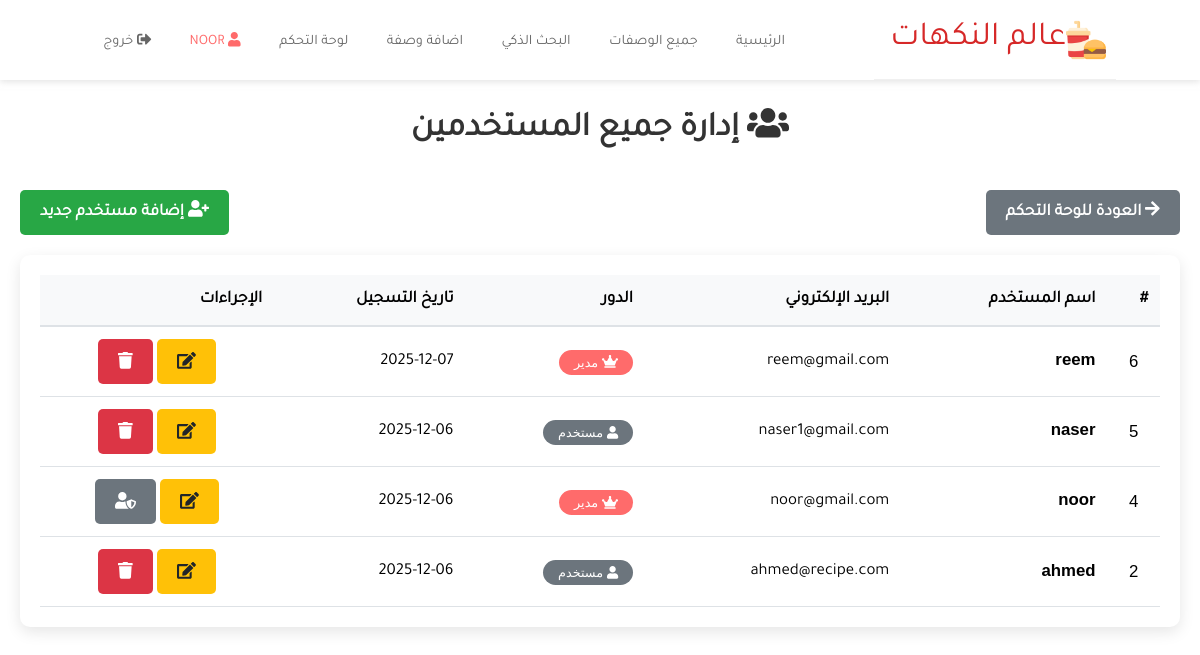
/admin/manage-users.php (signed in), run on the app's committed database.
### tables this page shows
CREATE TABLE `users` (
  `id` int(11) NOT NULL,
  `username` varchar(50) NOT NULL,
  `email` varchar(100) DEFAULT NULL,
  `password` varchar(255) NOT NULL,
  `is_admin` tinyint(1) DEFAULT 0,
  `created_at` timestamp NOT NULL DEFAULT current_timestamp()
);

### admin/manage-users.php (the view, shortened to what this page needs)
<?php
require_once '../includes/config.php';
require_once 'header.php';
try {
    $stmt = $pdo->query("SELECT * FROM users ORDER BY created_at DESC");
    $users = $stmt->fetchAll();
} catch(PDOException $e) {
    die("خطأ في قاعدة البيانات: " . $e->getMessage());
}
?>
<div class="manage-users" style="direction: rtl; padding: 20px;">
    <h1 style="text-align: center; margin-bottom: 30px; color: #333;font-family: 'Tajawal',sans-serif;">
        <i class="fas fa-users"></i> إدارة جميع المستخدمين
    </h1>
    <div style="display: flex; justify-content: space-between; align-items: center; margin-bottom: 20px;">
        <a href="dashboard.php" class="btn btn-secondary" style="font-family: 'Tajawal',sans-serif;">
            <i class="fas fa-arrow-right"></i> العودة للوحة التحكم
        </a>
        <a href="add-user.php" class="btn btn-success" style="font-family: 'Tajawal',sans-serif;">
            <i class="fas fa-user-plus"></i> إضافة مستخدم جديد
        </a>
    </div>
    <div style="background: white; padding: 20px; border-radius: 10px; box-shadow: 0 5px 15px rgba(0,0,0,0.1); overflow-x: auto;">
        <?php if(count($users) > 0): ?>
        <table style="width: 100%; border-collapse: collapse;">
            <thead>
                <tr style="background: #f8f9fa;">
                    <th style="padding: 12px; border-bottom: 2px solid #dee2e6; text-align: right;font-family: 'Tajawal',sans-serif;">#</th>
                    <th style="padding: 12px; border-bottom: 2px solid #dee2e6; text-align: right;font-family: 'Tajawal',sans-serif;">اسم المستخدم</th>
                    <th style="padding: 12px; border-bottom: 2px solid #dee2e6; text-align: right;font-family: 'Tajawal',sans-serif;">البريد الإلكتروني</th>
                    <th style="padding: 12px; border-bottom: 2px solid #dee2e6; text-align: right;font-family: 'Tajawal',sans-serif;">الدور</th>
                    <th style="padding: 12px; border-bottom: 2px solid #dee2e6; text-align: right;font-family: 'Tajawal',sans-serif;">تاريخ التسجيل</th>
                    <th style="padding: 12px; border-bottom: 2px solid #dee2e6; text-align: right;font-family: 'Tajawal',sans-serif;">الإجراءات</th>
                </tr>
            </thead>
            <tbody>
                <?php foreach($users as $user): ?>
                    <tr style="border-bottom: 1px solid #dee2e6;">
                        <td style="padding: 12px; text-align: center;"><?php echo $user['id']; ?></td>
                        <td style="padding: 12px;font-family: 'Tajawal',sans-serif;">
                            <strong><?php echo $user['username']; ?></strong>
                        </td>
                        <td style="padding: 12px;font-family: 'Tajawal',sans-serif;">
                            <?php echo $user['email']; ?>
                        </td>
                        <td style="padding: 12px;">
                            <?php if($user['is_admin']): ?>
                                <span style="background: #ff6b6b; color: white; padding: 5px 15px; border-radius: 15px; font-size: 0.8rem;">
                                    <i class="fas fa-crown"></i> مدير
                                </span>
                            <?php else: ?>
                                <span style="background: #6c757d; color: white; padding: 5px 15px; border-radius: 15px; font-size: 0.8rem;">
                                    <i class="fas fa-user"></i> مستخدم
                                </span>
                            <?php endif; ?>
                        </td>
                        <td style="padding: 12px;font-family: 'Tajawal',sans-serif;">
                            <?php echo date('Y-m-d', strtotime($user['created_at'])); ?>
                        </td>
                        <td style="padding: 12px; text-align: center;">
                            <a href="edit-user.php?id=<?php echo $user['id']; ?>" class="btn btn-sm btn-warning" title="تعديل">
                                <i class="fas fa-edit"></i>
                            </a>
                            <?php if($user['id'] != $_SESSION['user_id']): ?>
                                <a href="manage-users.php?delete=<?php echo $user['id']; ?>"
                                   class="btn btn-sm btn-danger"
                                   title="حذف"
                                   onclick="return confirm('هل أنت متأكد من حذف المستخدم <?php echo addslashes($user['username']); ?>؟')">
                                    <i class="fas fa-trash"></i>
                                </a>
                            <?php else: ?>
                                <span class="btn btn-sm btn-secondary" title="لا يمكن حذف حسابك">
                                    <i class="fas fa-user-shield"></i>
                                </span>
                            <?php endif; ?>
                        </td>
                    </tr>
                <?php endforeach; ?>
            </tbody>
        </table>
        <?php endif; ?>
    </div>
</div>
  </body>
</html>

### css/style.css (style rules this page uses)
:root { --nero: #252525; --dimGray: #666; --max-red: #D62828; --snow: #fafafa; --Libre: 'Libre Franklin', sans-serif; --Kaushan: 'Kaushan Script'; --transition: all 0.4s ease; }
* { box-sizing: border-box; padding: 0; margin: 0; font-family: var(--Libre); }
body { line-height: 1.5; font-size: 1.05rem; font-weight: 200; text-rendering: optimizeLegibility; }
a { color: #000; text-decoration: none; }
h1, h2, h3, h4, h5, h6 { padding: 0.3rem 0; }
.btn { display: inline-block; padding: 10px 20px; border-radius: 5px; text-decoration: none; font-weight: 600; cursor: pointer; border: none; transition: all 0.3s; }
.btn-secondary { background: #6c757d; color: white; }
.btn-success { background: #28a745; color: white; }
.btn-danger { background: #dc3545; color: white; }
.btn-warning { background: #ffc107; color: #212529; }

### data on the page
users: id "6", username "reem", email "reem@gmail.com", is_admin 1 (drawn), created_at "2025-12-07"
users: id "5", username "naser", email "naser1@gmail.com", is_admin 0 (drawn), created_at "2025-12-06"
users: id "4", username "noor", email "noor@gmail.com", is_admin 1 (drawn), created_at "2025-12-06"
users: id "2", username "ahmed", email "ahmed@recipe.com", is_admin 0 (drawn), created_at "2025-12-06"

### other printed values
$_SESSION['username'] "NOOR"
